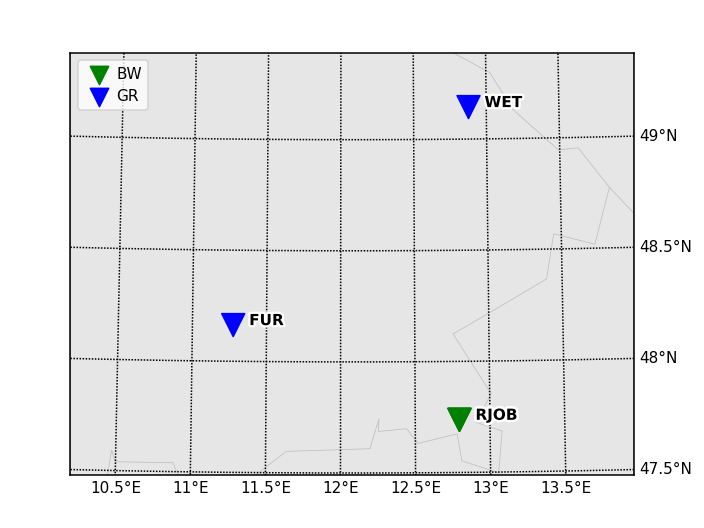

This figure's Python source:
from obspy import read_inventory
inv = read_inventory()
inv.plot(projection="local", color_per_network={'GR': 'blue', 'BW': 'green'})
